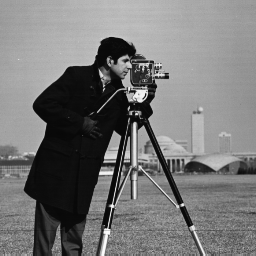
#> input picture final_exam/cameraman.tif, 256 x 256 px
$ python solve5.py
#> lines starting #> are read from the running program, lines starting #| are printed output that depends on the picture
"""Problem 5: Perform image multiplication and division."""

from contextlib import redirect_stdout
from io import StringIO
from pathlib import Path
import sys
from textwrap import wrap

import cv2
import matplotlib
import numpy as np

import matplotlib.pyplot as plt

BASE_DIR = Path(__file__).resolve().parent


class Tee(StringIO):
    def write(self, text: str) -> int:
        sys.__stdout__.write(text)
        sys.__stdout__.flush()
        return super().write(text)


def run_with_gui(main, title: str) -> None:
    capture = Tee()
    with redirect_stdout(capture):
        main()
    text = "\n".join(
        part
        for line in capture.getvalue().strip().splitlines()
        for part in (wrap(line, width=90) or [""])
    )
    if text:
        figure = plt.figure(figsize=(10, 5))
        figure.canvas.manager.set_window_title(title)
        figure.text(0.03, 0.95, text, va="top", family="monospace")
        figure.suptitle(title, fontweight="bold")
        plt.axis("off")
        plt.show()
        plt.close(figure)


def load_gray(name: str) -> np.ndarray:
#> called with name = 'cameraman.tif'
    image = cv2.imread(str(BASE_DIR / name), cv2.IMREAD_GRAYSCALE)
#> image is the input picture: shape (256, 256); min 7, max 253, mean 118.7
#> call 2 of load_gray, with name = 'pout.tif'
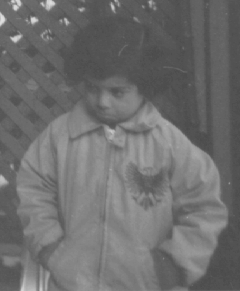
#> input picture final_exam/pout.tif, 240 x 291 px
#> in load_gray, image is the input picture: shape (291, 240); min 74, max 224, mean 110.3
    if image is None:
        raise FileNotFoundError(f"Could not read {BASE_DIR / name}")
    return image


def resize_like(image: np.ndarray, reference: np.ndarray) -> np.ndarray:
    return cv2.resize(image, (reference.shape[1], reference.shape[0]))
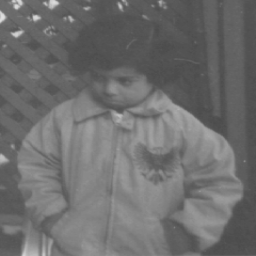
#> returned value: shape (256, 256); min 75, max 224, mean 110.2


def save_panels(filename: str, panels: list[tuple[str, np.ndarray]]) -> None:
    figure, axes = plt.subplots(1, len(panels), figsize=(4 * len(panels), 4))
    for axis, (title, image) in zip(axes, panels):
        axis.imshow(image, cmap="gray", vmin=0, vmax=255)
        axis.set_title(title)
        axis.axis("off")
    figure.tight_layout()
    plt.show()
    plt.close(figure)


def main() -> None:
    first = load_gray("cameraman.tif").astype(np.float32)
    second = resize_like(load_gray("pout.tif"), first).astype(np.float32)

    multiplied = np.clip(first * second / 255.0, 0, 255).astype(np.uint8)
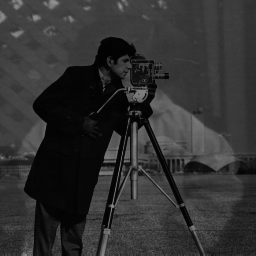
#> multiplied: shape (256, 256); min 2, max 146, mean 49.1
    divided = np.clip((first / (second + 1.0)) * 128.0, 0, 255).astype(np.uint8)
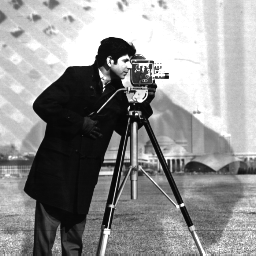
#> divided: shape (256, 256); min 5, max 255, mean 145.2

    save_panels(
        "solve5_multiplication_division.png",
        [
            ("Image A", first),
            ("Image B", second),
            ("A x B / 255", multiplied),
            ("128 x A / (B + 1)", divided),
        ],
    )
    print("Image multiplication and protected division completed.")


if __name__ == "__main__":
    run_with_gui(main, "Problem 5 Results")
